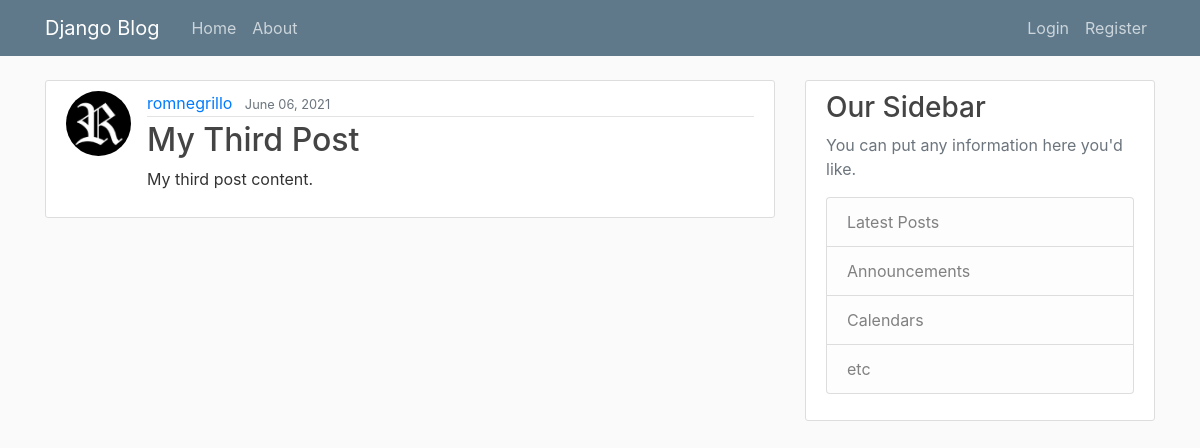
The page /post/3/ on the database as committed earlier.
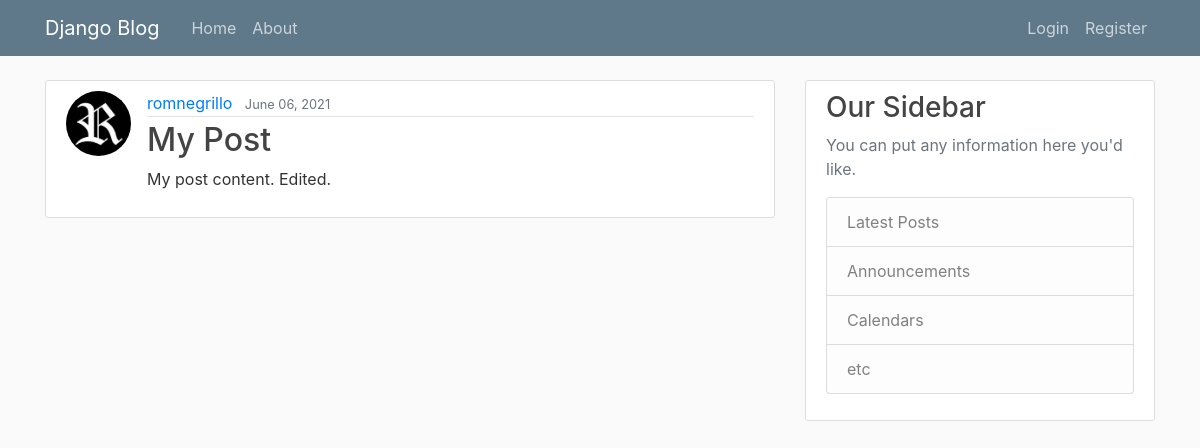
The same page on the database as committed later.
### blog/models.py (models this page shows, shortened)
class Post(models.Model):
    title = models.CharField(max_length = 100)
    content = models.TextField()
    date_posted = models.DateTimeField(default = timezone.now)
    author = models.ForeignKey(User, on_delete = models.CASCADE)

### users/models.py (models this page shows, shortened)
class Profile(models.Model):
    user = models.OneToOneField(User, on_delete = models.CASCADE)
    image = models.ImageField(default = "default.jpg", upload_to = "profile_pics")

### blog/views.py (the view)
# urls.py: path('post/<int:post_id>/', views.post, name = "blog-post"),
def post(request, post_id):
    post = Post.objects.get(pk = post_id)
    return render(request, "blog/post.html", {"post": post})

### blog/templates/blog/post.html (shortened to what this page needs)
{% extends "blog/base.html" %}
{% block content %}
  <article class="media content-section">
    <img class="rounded-circle article-img" src="{{ post.author.profile.image.url }}">
    <div class="media-body">
      <div class="article-metadata">
        <a class="mr-2" href="#">{{ post.author }}</a>
        <small class="text-muted">{{ post.date_posted|date:"F d, Y" }}</small>
      </div>
      <h2>{{ post.title }}</h2>
      <p class="article-content">{{ post.content }}</p>
    </div>
  </article>
{% endblock content %}

Rows that differ between the two databases and show on the page:
changed Post "romnegrillo": title "My Third Post" → "My Post"; content "My third post content." → "My post content. Edited."
